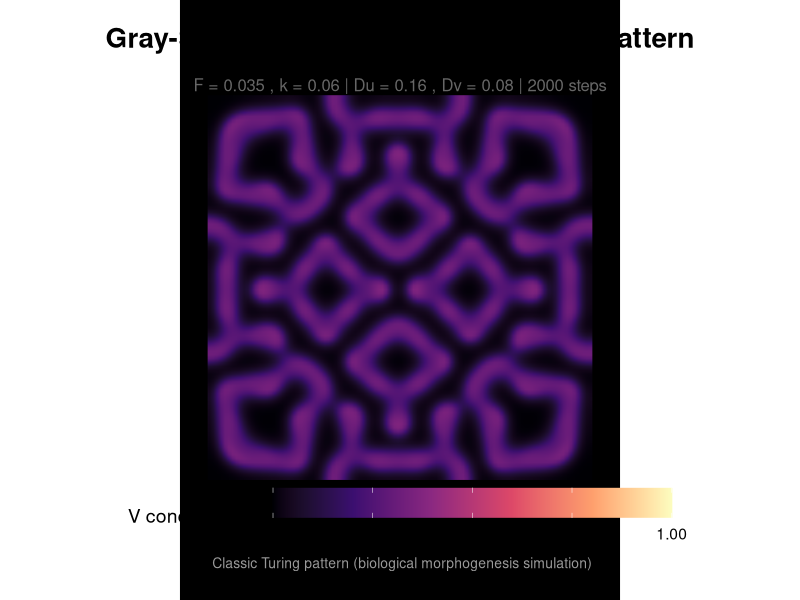
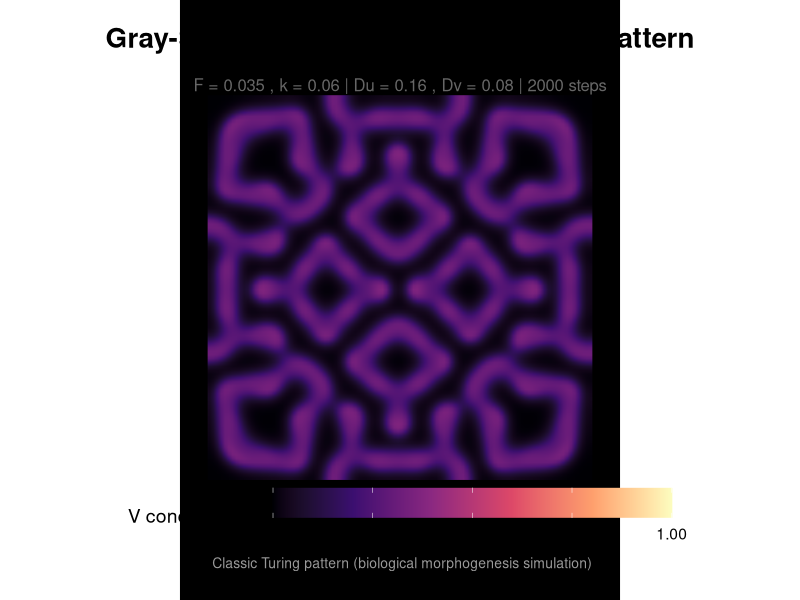

Source code (R) for these figures, in order:
# ========================================================
# Gray-Scott Reaction-Diffusion Model
# "Coral" / "Fingerprint" pattern
# High-resolution 100x100 grid → 2000 iterations
# ========================================================

library(tidyverse)
library(viridis)
library(scales)

# -----------------------------
# Parameters (Classic Coral preset)
# -----------------------------
Du <- 0.16
Dv <- 0.08
F <- 0.035
k <- 0.060

n <- 100 # grid size: 100x100
steps <- 2000 # total iterations

# Spatial step (grid spacing)
dx <- 1.0

# Time step (must satisfy stability: dt < dx²/(4*max(Du,Dv)))
dt <- 0.9 * dx^2 / (4 * max(Du, Dv)) # very safe

# Laplacian kernel (5-point stencil)
laplacian <- function(field) {
  # Padding with periodic boundaries
  pad <- rbind(field[n, ], field, field[1, ])
  pad <- cbind(pad[, n], pad, pad[, 1])

  # 5-point stencil: center - 4 neighbors
  return(
    pad[2:(n + 1), 3:(n + 2)] +
      pad[2:(n + 1), 1:n] +
      pad[1:n, 2:(n + 1)] +
      pad[3:(n + 2), 2:(n + 1)] -
      4 * pad[2:(n + 1), 2:(n + 1)]
  ) /
    (dx^2)
}

# -----------------------------
# Initialize fields
# -----------------------------
U <- matrix(1.0, n, n)
V <- matrix(0.0, n, n)

# Add small square perturbation in the center
center <- n %/% 2
half <- 5 # 10x10 square
set.seed(1234)
V[(center - half):(center + half), (center - half):(center + half)] <-
  runif((2 * half + 1)^2, 0.9, 1.0)

# Add a tiny bit of noise everywhere for symmetry breaking
V <- V + 0.01 * matrix(runif(n * n), n, n)

# -----------------------------
# Time integration loop
# -----------------------------
cat("Running Gray-Scott simulation (2000 steps)...\n")
pb <- txtProgressBar(min = 0, max = steps, style = 3)

for (i in 1:steps) {
  setTxtProgressBar(pb, i)

  Lu <- laplacian(U)
  Lv <- laplacian(V)

  # Reaction terms
  UV2 <- U * V^2
  dU <- Du * Lu - UV2 + F * (1 - U)
  dV <- Dv * Lv + UV2 - (F + k) * V

  # Update (Euler step)
  U <- U + dt * dU
  V <- V + dt * dV

  # Optional: clamp to [0,1] for stability (not strictly needed here)
  U[U < 0] <- 0
  U[U > 1] <- 1
  V[V < 0] <- 0
  V[V > 1] <- 1
}

close(pb)

# -----------------------------
# Prepare data for ggplot2
# -----------------------------
df <- expand.grid(x = 1:n, y = 1:n)
df$V <- as.vector(t(V)) # transpose so y increases upward

# -----------------------------
# Create the final high-resolution coral pattern
# -----------------------------
p <- ggplot(df, aes(x, y, fill = V)) +
  geom_raster(interpolate = TRUE) +
  scale_fill_viridis_c(
    option = "A", # magma (perfect for coral!)
    name = "V concentration",
    limits = c(0, 1),
    guide = guide_colorbar(barwidth = 20, barheight = 1.5)
  ) +
  coord_fixed(expand = FALSE) +
  labs(
    title = "Gray-Scott Reaction-Diffusion: Coral Pattern",
    subtitle = paste(
      "F =",
      F,
      ", k =",
      k,
      "| Du =",
      Du,
      ", Dv =",
      Dv,
      "| 2000 steps"
    ),
    caption = "Classic Turing pattern (biological morphogenesis simulation)"
  ) +
  theme_void(base_size = 14) +
  theme(
    plot.title = element_text(
      size = 20,
      face = "bold",
      hjust = 0.5,
      margin = margin(b = 10)
    ),
    plot.subtitle = element_text(size = 12, hjust = 0.5, color = "gray40"),
    plot.caption = element_text(
      size = 10,
      color = "gray60",
      margin = margin(t = 10)
    ),
    legend.position = "bottom",
    plot.background = element_rect(fill = "black"),
    panel.background = element_rect(fill = "black"),
    plot.margin = margin(20, 20, 20, 20)
  )

print(p)

# -----------------------------
# Save high-res image
# -----------------------------
ggsave(
  "gray_scott_coral.png",
  plot = p,
  width = 10,
  height = 10.3,
  dpi = 300,
  bg = "black"
)

cat("\nCoral pattern saved as 'gray_scott_coral.png'\n")
